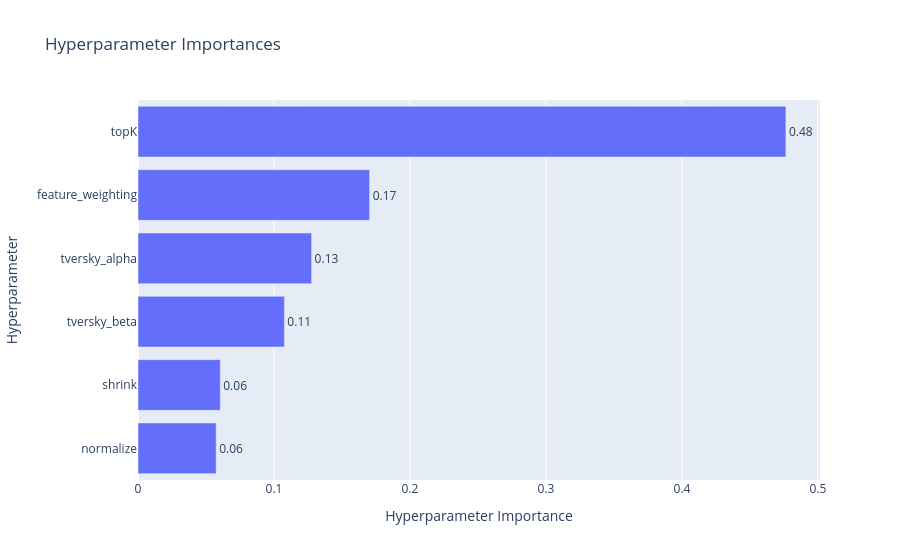

This figure's notebook cell:
### Code cell
optuna.visualization.plot_param_importances(optuna_study)

### Figure 1 — Plotly figure (JSON) as saved in the notebook; plotly's stock layout.template omitted (floating-point values rounded to 4 significant figures)
{"data": [{"cliponaxis": false, "hovertemplate": ["normalize (CategoricalDistribution): 0.05748966381345166<extra></extra>", "shrink (IntDistribution): 0.06048605437244362<extra></extra>", "tversky_beta (FloatDistribution): 0.1076294357676961<extra></extra>", "tversky_alpha (FloatDistribution): 0.12765403415509244<extra></extra>", "feature_weighting (CategoricalDistribution): 0.17032952240001548<extra></extra>", "topK (IntDistribution): 0.4764112894913008<extra></extra>"], "name": "Objective Value", "orientation": "h", "text": ["0.06", "0.06", "0.11", "0.13", "0.17", "0.48"], "textposition": "outside", "type": "bar", "x": [0.05749, 0.06049, 0.1076, 0.1277, 0.1703, 0.4764], "y": ["normalize", "shrink", "tversky_beta", "tversky_alpha", "feature_weighting", "topK"]}], "layout": {"title": {"text": "Hyperparameter Importances"}, "xaxis": {"title": {"text": "Hyperparameter Importance"}}, "yaxis": {"title": {"text": "Hyperparameter"}}}}
